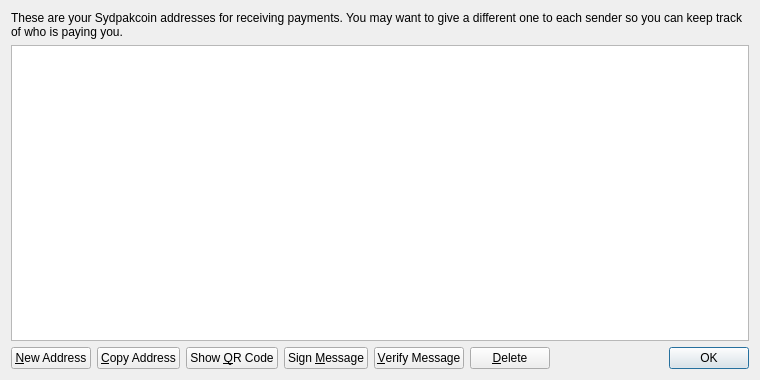
<?xml version="1.0" encoding="UTF-8"?>
<ui version="4.0">
 <class>AddressBookPage</class>
 <widget class="QWidget" name="AddressBookPage">
  <property name="geometry">
   <rect>
    <x>0</x>
    <y>0</y>
    <width>760</width>
    <height>380</height>
   </rect>
  </property>
  <property name="windowTitle">
   <string>Address Book</string>
  </property>
  <layout class="QVBoxLayout" name="verticalLayout">
   <item>
    <widget class="QLabel" name="labelExplanation">
     <property name="text">
      <string>These are your Sydpakcoin addresses for receiving payments. You may want to give a different one to each sender so you can keep track of who is paying you.</string>
     </property>
     <property name="textFormat">
      <enum>Qt::PlainText</enum>
     </property>
     <property name="wordWrap">
      <bool>true</bool>
     </property>
    </widget>
   </item>
   <item>
    <widget class="QTableView" name="tableView">
     <property name="contextMenuPolicy">
      <enum>Qt::CustomContextMenu</enum>
     </property>
     <property name="toolTip">
      <string>Double-click to edit address or label</string>
     </property>
     <property name="tabKeyNavigation">
      <bool>false</bool>
     </property>
     <property name="alternatingRowColors">
      <bool>true</bool>
     </property>
     <property name="selectionMode">
      <enum>QAbstractItemView::SingleSelection</enum>
     </property>
     <property name="selectionBehavior">
      <enum>QAbstractItemView::SelectRows</enum>
     </property>
     <property name="sortingEnabled">
      <bool>true</bool>
     </property>
     <attribute name="verticalHeaderVisible">
      <bool>false</bool>
     </attribute>
    </widget>
   </item>
   <item>
    <layout class="QHBoxLayout" name="horizontalLayout">
     <item>
      <widget class="QPushButton" name="newAddressButton">
       <property name="toolTip">
        <string>Create a new address</string>
       </property>
       <property name="text">
        <string>&amp;New Address</string>
       </property>
       <property name="icon">
        <iconset resource="../bitcoin.qrc">
         <normaloff>:/icons/add</normaloff>:/icons/add</iconset>
       </property>
      </widget>
     </item>
     <item>
      <widget class="QPushButton" name="copyToClipboard">
       <property name="toolTip">
        <string>Copy the currently selected address to the system clipboard</string>
       </property>
       <property name="text">
        <string>&amp;Copy Address</string>
       </property>
       <property name="icon">
        <iconset resource="../bitcoin.qrc">
         <normaloff>:/icons/editcopy</normaloff>:/icons/editcopy</iconset>
       </property>
      </widget>
     </item>
     <item>
      <widget class="QPushButton" name="showQRCode">
       <property name="text">
        <string>Show &amp;QR Code</string>
       </property>
       <property name="icon">
        <iconset resource="../bitcoin.qrc">
         <normaloff>:/icons/qrcode</normaloff>:/icons/qrcode</iconset>
       </property>
      </widget>
     </item>
     <item>
      <widget class="QPushButton" name="signMessage">
       <property name="toolTip">
        <string>Sign a message to prove you own a Sydpakcoin address</string>
       </property>
       <property name="text">
        <string>Sign &amp;Message</string>
       </property>
       <property name="icon">
        <iconset resource="../bitcoin.qrc">
         <normaloff>:/icons/edit</normaloff>:/icons/edit</iconset>
       </property>
      </widget>
     </item>
     <item>
      <widget class="QPushButton" name="verifyMessage">
       <property name="toolTip">
        <string>Verify a message to ensure it was signed with a specified Sydpakcoin address</string>
       </property>
       <property name="text">
        <string>&amp;Verify Message</string>
       </property>
       <property name="icon">
        <iconset resource="../bitcoin.qrc">
         <normaloff>:/icons/transaction_0</normaloff>:/icons/transaction_0</iconset>
       </property>
      </widget>
     </item>
     <item>
      <widget class="QPushButton" name="deleteButton">
       <property name="toolTip">
        <string>Delete the currently selected address from the list</string>
       </property>
       <property name="text">
        <string>&amp;Delete</string>
       </property>
       <property name="icon">
        <iconset resource="../bitcoin.qrc">
         <normaloff>:/icons/remove</normaloff>:/icons/remove</iconset>
       </property>
      </widget>
     </item>
     <item>
      <spacer name="horizontalSpacer">
       <property name="orientation">
        <enum>Qt::Horizontal</enum>
       </property>
       <property name="sizeHint" stdset="0">
        <size>
         <width>40</width>
         <height>20</height>
        </size>
       </property>
      </spacer>
     </item>
     <item>
      <widget class="QDialogButtonBox" name="buttonBox">
       <property name="sizePolicy">
        <sizepolicy hsizetype="Maximum" vsizetype="Fixed">
         <horstretch>0</horstretch>
         <verstretch>0</verstretch>
        </sizepolicy>
       </property>
       <property name="standardButtons">
        <set>QDialogButtonBox::Ok</set>
       </property>
      </widget>
     </item>
    </layout>
   </item>
  </layout>
 </widget>
 <resources>
  <include location="../bitcoin.qrc"/>
 </resources>
 <connections/>
</ui>
